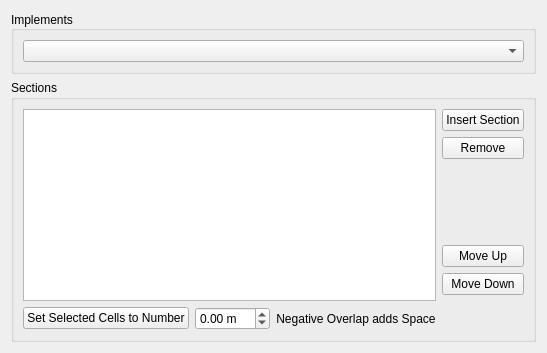
       <widget class="QWidget" name="tabImplements">
        <attribute name="title">
         <string>Implement/Sections</string>
        </attribute>
        <layout class="QVBoxLayout" name="verticalLayout">
         <item>
          <widget class="QGroupBox" name="gbImplements">
           <property name="focusPolicy">
            <enum>Qt::NoFocus</enum>
           </property>
           <property name="title">
            <string>Implements</string>
           </property>
           <property name="alignment">
            <set>Qt::AlignLeading|Qt::AlignLeft|Qt::AlignVCenter</set>
           </property>
           <property name="flat">
            <bool>false</bool>
           </property>
           <property name="checkable">
            <bool>false</bool>
           </property>
           <layout class="QGridLayout" name="gridLayout_3">
            <item row="0" column="0">
             <widget class="QComboBox" name="cbImplements">
              <property name="focusPolicy">
               <enum>Qt::NoFocus</enum>
              </property>
             </widget>
            </item>
           </layout>
          </widget>
         </item>
         <item>
          <widget class="QGroupBox" name="gbSections">
           <property name="sizePolicy">
            <sizepolicy hsizetype="Expanding" vsizetype="Expanding">
             <horstretch>0</horstretch>
             <verstretch>0</verstretch>
            </sizepolicy>
           </property>
           <property name="focusPolicy">
            <enum>Qt::NoFocus</enum>
           </property>
           <property name="title">
            <string>Sections</string>
           </property>
           <property name="checkable">
            <bool>false</bool>
           </property>
           <layout class="QGridLayout" name="gridLayout_4">
            <item row="0" column="3">
             <widget class="QPushButton" name="btnSectionAdd">
              <property name="focusPolicy">
               <enum>Qt::NoFocus</enum>
              </property>
              <property name="text">
               <string>Insert Section</string>
              </property>
             </widget>
            </item>
            <item row="2" column="3">
             <spacer name="verticalSpacer_2">
              <property name="orientation">
               <enum>Qt::Vertical</enum>
              </property>
              <property name="sizeHint" stdset="0">
               <size>
                <width>20</width>
                <height>40</height>
               </size>
              </property>
             </spacer>
            </item>
            <item row="1" column="3">
             <widget class="QPushButton" name="btnSectionRemove">
              <property name="focusPolicy">
               <enum>Qt::NoFocus</enum>
              </property>
              <property name="text">
               <string>Remove</string>
              </property>
             </widget>
            </item>
            <item row="6" column="0">
             <widget class="QPushButton" name="pbSetSelectedCellsToNumber">
              <property name="focusPolicy">
               <enum>Qt::NoFocus</enum>
              </property>
              <property name="text">
               <string>Set Selected Cells to Number</string>
              </property>
             </widget>
            </item>
            <item row="6" column="1">
             <widget class="QDoubleSpinBox" name="dsbSectionsNumber">
              <property name="sizePolicy">
               <sizepolicy hsizetype="Expanding" vsizetype="Fixed">
                <horstretch>0</horstretch>
                <verstretch>0</verstretch>
               </sizepolicy>
              </property>
              <property name="suffix">
               <string> m</string>
              </property>
              <property name="minimum">
               <double>-99.989999999999995</double>
              </property>
              <property name="singleStep">
               <double>0.010000000000000</double>
              </property>
             </widget>
            </item>
            <item row="0" column="0" rowspan="6" colspan="3">
             <widget class="QTableView" name="twSections">
              <property name="sizePolicy">
               <sizepolicy hsizetype="Expanding" vsizetype="Expanding">
                <horstretch>1</horstretch>
                <verstretch>0</verstretch>
               </sizepolicy>
              </property>
             </widget>
            </item>
            <item row="3" column="3">
             <widget class="QPushButton" name="btnSectionMoveUp">
              <property name="focusPolicy">
               <enum>Qt::NoFocus</enum>
              </property>
              <property name="text">
               <string>Move Up</string>
              </property>
             </widget>
            </item>
            <item row="4" column="3">
             <widget class="QPushButton" name="btnSectionMoveDown">
              <property name="focusPolicy">
               <enum>Qt::NoFocus</enum>
              </property>
              <property name="text">
               <string>Move Down</string>
              </property>
             </widget>
            </item>
            <item row="6" column="2">
             <widget class="QLabel" name="label_7">
              <property name="sizePolicy">
               <sizepolicy hsizetype="Minimum" vsizetype="Preferred">
                <horstretch>0</horstretch>
                <verstretch>0</verstretch>
               </sizepolicy>
              </property>
              <property name="text">
               <string>Negative Overlap adds Space</string>
              </property>
              <property name="alignment">
               <set>Qt::AlignCenter</set>
              </property>
             </widget>
            </item>
           </layout>
          </widget>
         </item>
        </layout>
       </widget>
